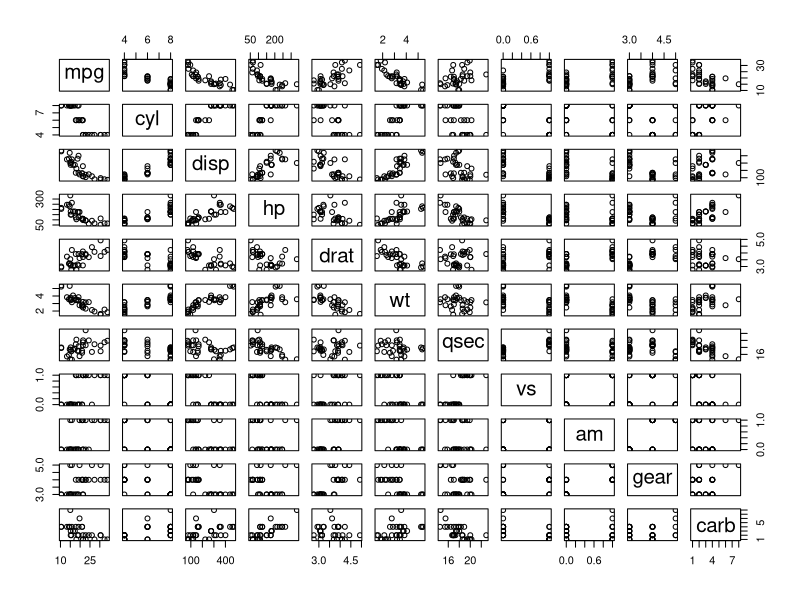
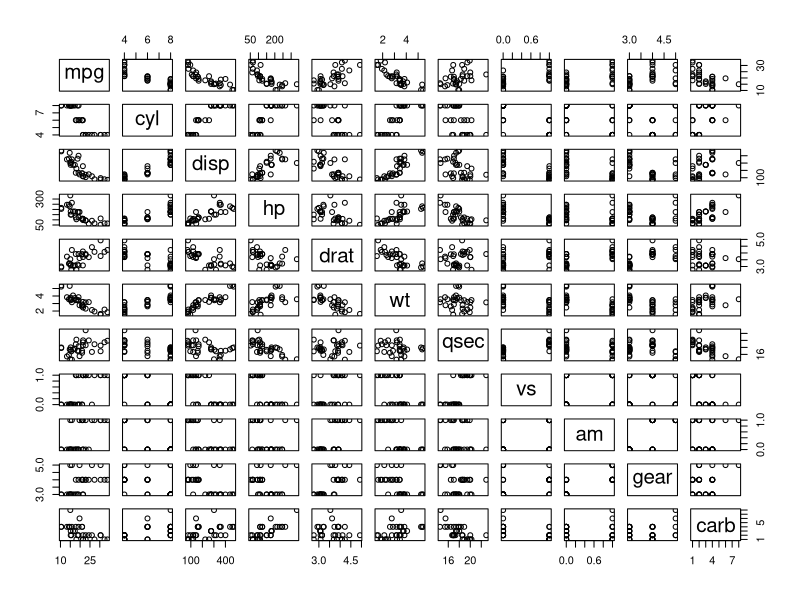

The R source for these figures, in order: (Note: this script raises an error after producing the figures.)
#Advanced R programming




#Section 56 Built_in R features
#seq()
#sort()
#rev()
#str()
#append()


plot(mtcars)
pairs(mtcars)
#Create a sequence with a stepsize of 2
seq(0,10,by=2)
#
#Sort the sequence
v <- c(1,4,7,2,13,3,11)
sort(v)
sort(v,decreasing=TRUE)
#R treat the capital letter equally with the lower cases
cv <- c('b', 'd', 'a','C','A')
sort(cv, decreasing=TRUE)
#
#Reverse the sequence
rev(v)
#
#Show the structure of an object
str(v)
#
#Merge objects together
v <- 1:10
v2 <- 35:40
append(v,v2)
#
#Check the data type
is.vector(v)
is.data.frame(v)
is.data.frame(mtcars)
#
#Convert the data type
as.matrix(v)
#
#Array, is showed by sliced matrices
#in essence, the matrix is a two-dimensional array

a <- 1:72
dim(a)=c(3,3,2,2,2)
a




#Section 57  Apply
#Sample function
print(sample(x = 1:100,3))

#Apply

v <- c(1,2,3,4,5)

addrand <- function(x){
  ran <- sample(1:100,1)
  return(x+ran)
}

print(addrand(10))

#lapply take something, apply function and return a list
#base version is lapply
result <- lapply(v,addrand)
print(result)

#sapply return a vector

result2 <- sapply(v, addrand)
print(result2)


v <- 1:5
times2 <- function(num){
  return(num*2)
}

result3 <- sapply(v, times2)

print(result3)


#apply() takes Data frame or matrix as an input and gives output in vector, 
#list or array. apply() Function is primarily used to avoid explicit uses of loop constructs. 
#It is the most basic of all collections can be used over a matrice.
#apply(X, MARGIN, FUN)
#Here:
 # -x: an array or matrix
#-MARGIN:  take a value or range between 1 and 2 to define where to apply the function:
 # -MARGIN=1`: the manipulation is performed on rows
#-MARGIN=2`: the manipulation is performed on columns
#-MARGIN=c(1,2)` the manipulation is performed on rows and columns
#-FUN: tells which function to apply. Built functions like mean, median, sum, min, max and even user-defined functions can be applied>


mat <- matrix(1:50, byrow=T, nrow=5)
mat
result4 <- apply(mat,2,times2)
result4


# Anonymous Functions
# same with the lamda in python 
# delete the name, put all things in one line
addrand <- function()
  
v <- 1:5

result5 <- sapply(v, function(num){num*2})

print(result5)


#

add_choice <- function(num, choice){
  return(num+choice)
}

print(add_choice(2,10))

sapply(v, add_choice) #wrong here, need one more arguement

print(sapply(v,add_choice,choice=100))


#section 58  Math functions with R

abs(-2)
sum(1,2)
mean(c(4,5,6,7,8,9)) # mean only take one argument
round(2.3333,digits=2)


#secciton 59 regexp
#grepl general regular expression logical
#grep

text <- 'Hi there, do you know who you are voting for?'
text
grepl('voting', text)
grepl('dog',text)
grepl('do you',text)

v <- c('a','a','b','c','d','d')
v

grepl('b',v)
grep('b',v)


#Date and Timestamps
Sys.Date()
#Date has its own class
today <- Sys.Date()
today
class(today)

#transform a charater date into a date date
c <- "1990-01-01"
class(c)
c <- as.Date(c)
class(c)
#irregular format

as.Date('November-03-1990') #fail

my.date <- as.Date('Nov-03-90', format = "%b-%d-%y")
my.date

# %d  day of the month (decimal number)
# %m Month (decimal number)
# %b Month( abbreviated)
# %B Month (full name)
# %y Year (2 digit)
# %Y  Year (4 digit)

as.Date("June,01,2002", format = "%B,%d,%Y")
#transorm the timestamp
#Portable operating system interface 
as.POSIXct('11:02:03', format = '%H:%M:%S')

help(strptime)
strptime("11:02:03", format = "%H:%M:%S")


